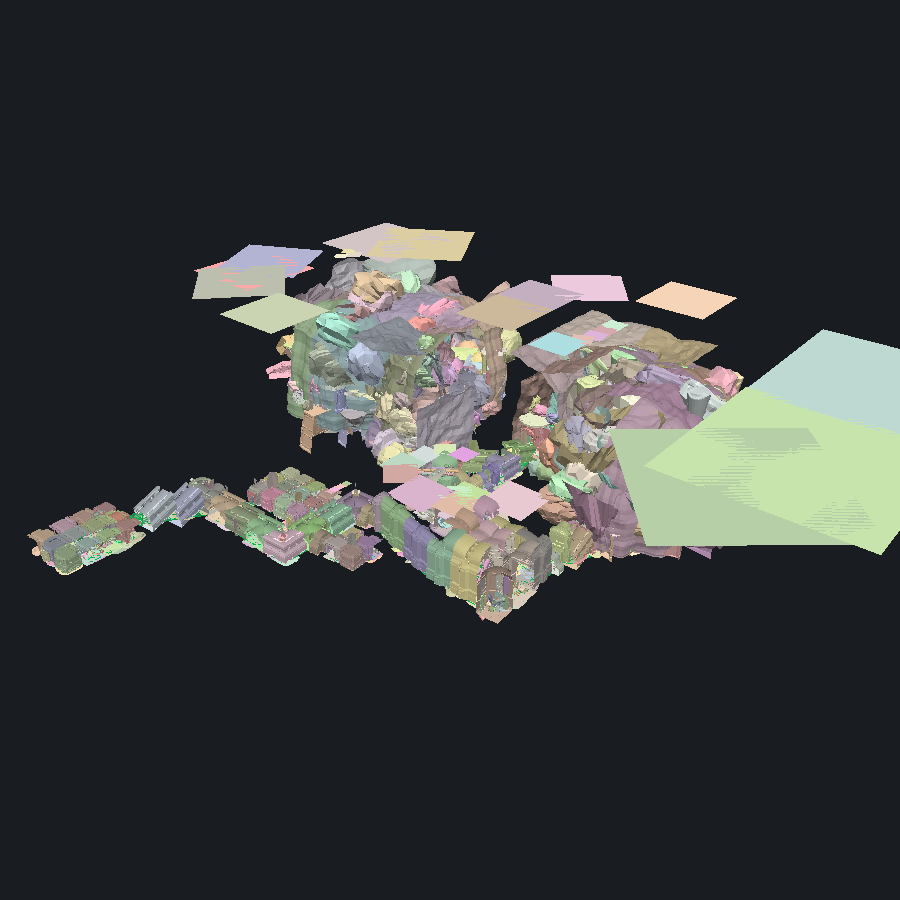
#> input picture _geometry-harness/_runs/shots/Bthardamz01-euler-XYZ.png, 900 x 900 px
$ python -i rendertwin.py   (imports and definitions only)
#> lines starting #> are read from the running program, lines starting #| are printed output that depends on the picture
"""rendertwin - a shot rendered in a BATCH must equal the same shot rendered by a fresh process.

One renderer process can be asked for several shots (a worklist with many shots, and many cells).
That is the batch path this repository has today, and it is the path any scene reuse would be built
on. The hazard it carries is not a crash: it is a picture that is quietly wrong because something
the previous shot left behind was still standing. Exit codes cannot see that, and neither can
"nothing failed". Outputs can.

  twins     render a worklist as ONE process, then render each of its shots ALONE from its own
            one-shot worklist, and compare each batched shot with its fresh twin.
  shuffle   render the same shots in two DIFFERENT orders and compare each shot with itself. This
            is the leak detector: an answer that depends on what was rendered before it is state
            carried from one shot into the next.
  control   render one command twice, into different folders, and require equal. A suite whose
            green control comes back red is a broken suite, not a finding - so this is the cell to
            read first, and the only one whose verdict is known before it runs.
  fields    the coverage check: every property of the worklist shot record, and whether `makelist`
            varies it. A property this file does not name makes it refuse, so a new shot field
            cannot quietly become a row the leak detector never varies.
  makelist  write a worklist whose shots differ in every row a batch lets a shot differ in.
  selftest  the cutting, the pairing and the controls, on synthetic folders, in under a second.

HOW A SHOT IS CUT OUT OF A BATCH, and why the cut is not what makes two shots equal.

A batch writes every shot's files into one folder and prints every shot's console into one stream,
so a per-shot comparison has to cut both. Both cuts are made by something the renderer itself
writes, and both are enumerated here:

  files     every output file of a worklist run carries `-c<cell>s<shot>-` in its name - the shot's
            POSITION IN THE RUN (Program.cs, the `safe` name). That is the one thing a batch and a
            one-shot twin cannot share, and the one thing a shuffle deliberately changes. So the
            files of shot k are hard-linked into a folder of their own with that segment replaced
            by `--`, and the comparison runs over those folders. Which files belong to which shot
            is taken from the WORKLIST, not from the name: position (cell, shot) indexes the shot
            that was asked for. A file whose name carries no position, or a position no shot
            claims, is a LEFTOVER and is reported, never dropped.
  console   a worklist run prints `=== worklist cell i/n shot j/m: LABEL ===` before each shot
            (Program.cs:1418). A shot's block is that line and everything up to the next one; what
            comes before the first marker is the process PREAMBLE, which a batch prints once and
            each twin prints for itself, and which is compared separately as its own part. On the
            marker line itself the four counts are replaced, for the same reason the file names
            are: they are the shot's position in the run. THE LABEL IS KEPT AND COMPARED.

Neither cut can be what makes two shots equal, and the suite proves it rather than asserting it:
every arm runs a CROSS-PAIR control - shot A's slice against shot B's twin, shot A's block against
shot B's block - and requires it to come back DIFFERENT. If the cut were removing the answer along
with the position, the cross pair would come back equal and the arm refuses.

Everything else about the comparison is `renderequiv.py`'s, unchanged and imported: decoded pixels
(never file bytes), reports canonicalised by the enumerated-field rule and streamed, the console
with its enumerated run-specific fragments removed, the renderer's own census, the exit code, and
the rule that a part which was not compared is `notCompared` and has to be waived BY NAME.

Exit 0 = every shot equalled its twin and every control behaved. Exit 1 = at least one did not
(the differing parts are named). Exit 2 = the test could not be run.
"""
from __future__ import annotations

import argparse
import json
import os
import random
import re
import shutil
import subprocess
import sys

HERE = os.path.dirname(os.path.abspath(__file__))
sys.path.insert(0, HERE)
sys.path.insert(0, os.path.abspath(os.path.join(HERE, "..", "..", "..", "scripts")))
import renderequiv as RE  # noqa: E402

try:
    from runlog import Runner                    # the project's run records
except ImportError:                              # pragma: no cover - a checkout without scripts/
    Runner = None

# The shot's position in the run, in a file name: `<cell>-c1s2-<label slug>-fp.png`.
POSITION = re.compile(r"-c(\d+)s(\d+)-")
# The per-shot console marker the renderer prints, Program.cs:1418.
MARKER = re.compile(r"^=== worklist cell (\d+)/(\d+) shot (\d+)/(\d+): (?P<label>.*) ===\s*$")

PREAMBLE = "<preamble>"
# A preamble has no files of its own and carries no build census: the census the renderer prints is
# part of a SHOT's block. Waived by name here so the choice is recorded rather than implied.
PREAMBLE_WAIVE = ("fileSet", "frames", "reports", "masks", "census")


# ------------------------------------------------------------------ the shot record's rows
#
# Every property of HarnessShared.WorklistShot, and what `makelist` does with it. `fields` reads the
# record from the C# source and refuses if this table and that record disagree in either direction:
# a new shot property that nothing here names would otherwise become a row the leak detector never
# varies, which is the quiet way a detector stops detecting.
SHOT_ROWS = {
    "Label":      "varied: every shot's label differs, and the label decides the output file names",
    "Eye":        "varied: shots stand in different places",
    "Yaw":        "varied: the shots that aim by yaw/pitch use different ones",
    "Pitch":      "varied: as Yaw",
    "Fov":        "varied: two field-of-view angles",
    "Aspect":     "varied: one shot inherits the run's canvas shape, one asks for its own",
    "Look":       "varied: one shot aims by Look (which wins over Yaw/Pitch), the others do not",
    "FloorZ":     "varied: present on one shot, absent on another",
    "Nav":        "varied: the navmesh overlay is off on one shot and drawn on another",
    "CullAbove":  "varied: absent, and two different cut heights - measured from the LOOK point, "
                  "so the cut lands in the geometry being looked at rather than above the eye",
    "Planes":     "varied: the occlusion-plane layer is off on one shot and on for another",
    "Occlusion":  "varied: the occlusion preview mode, --occlusion-mode (off by default: on|diff "
                  "needs planes in the cell, so the caller turns it on where the cell has them)",
    "State":      "varied only with --state: a state arm names records of one load order, so there "
                  "is nothing to put here that is true of every setup",
    "Route":      "varied only with --with-route: a route makes the shot inexpressible on a command "
                  "line, so its frame keeps the worklist-based replay string - a separate arm",
    "Routes":     "varied with --with-route, as Route: one measured path, drawn through its points",
    "Props":      "varied only with --prop FORMKEY: a synthetic prop names a base record of one "
                  "load order",
    "Npcs":       "varied only with --npc FORMKEY: as Props",
    "ViewpointKind":     "varied: it is written into the planes report (Program.cs:4108)",
    "ViewpointEvidence": "varied: as ViewpointKind (Program.cs:4110)",
    "Control":    "varied: it is written into the report AND changes a count in it "
                  "(nonControlVisibleUniqueRefs, Program.cs:4120)",
    "Note":       "NOT varied: nothing on the render path reads a shot's Note (grep for `.Note` in "
                  "viewprobe/*.cs finds the CELL's note in --emit-bats and nothing else)",
    "Feet":       "NOT varied: the record's own documentation says the render ignores it, and grep "
                  "for `.Feet` in viewprobe/*.cs finds only a biped slot flag of that name",
    "Doors":      "NOT varied: the render ignores it; grep for `Doors` in viewprobe/*.cs finds no "
                  "reader at all",
}

# What the strategy's leak detector asks to be varied and a worklist shot CANNOT carry today. Not a
# gap in the shuffle: a gap in the batch path, and the sentence that says so.
RUN_LEVEL_ROWS = {
    "--size": "the frame size is a process argument; the shot record has no Size, so every shot of "
              "a batch is the same size",
    "--visibility-budget": "a process argument; no shot property",
    "--planes-reach": "a process argument; no shot property",
    "--pick": "a process argument; no shot property",
    "--sky": "a process argument; no shot property, though the water bake depends on it",
}


def shot_rows_from_source(path):
    """The record's own parameter names, read from the C# source - the population, not a guess."""
    with open(path, encoding="utf-8-sig", errors="replace") as f:
        text = f.read()
    m = re.search(r"public sealed record WorklistShot\((?P<body>.*?)\);", text, re.S)
    if not m:
        return None
    names = []
    for part in re.split(r",\s*(?![^<>()]*[>)])", m.group("body")):
        part = part.strip().split("=")[0].strip()
        if part:
            names.append(part.split()[-1])
    return names


def fields(source):
    """Refuse unless this file's table and the record agree in both directions."""
    got = shot_rows_from_source(source)
    if got is None:
        print("could not read the WorklistShot record from %s" % source)
        return 2
    missing = [n for n in got if n not in SHOT_ROWS]
    extra = [n for n in SHOT_ROWS if n not in got]
    for n in got:
        print("  %-20s %s" % (n, SHOT_ROWS.get(n, "*** NOT NAMED IN rendertwin.SHOT_ROWS ***")))
    print("\n  rows a batch cannot vary per shot today:")
    for n, why in RUN_LEVEL_ROWS.items():
        print("  %-20s %s" % (n, why))
    if missing or extra:
        print("\nREFUSED: the record and the table disagree."
              + ("\n  in the record, not named here: " + ", ".join(missing) if missing else "")
              + ("\n  named here, not in the record: " + ", ".join(extra) if extra else ""))
        return 1
    print("\n%d shot properties, every one named." % len(got))
    return 0


# ------------------------------------------------------------------ cutting a batch apart

# [6 lines left out: function slug_of, not called in this run]


def canonical_rel(rel):
    """A relative output path with the shot's POSITION removed from every segment that has one."""
    return "/".join(POSITION.sub("--", seg, count=1) for seg in rel.split("/"))


def position_of(rel):
    m = POSITION.search(rel.split("/")[0])
    return (int(m.group(1)), int(m.group(2))) if m else None


# [41 lines left out: functions _link, slice_run, cut_console, not called in this run]


# The KIND of a line: the line with every number replaced, so that two printings of one sentence
# are the same kind however their counts differ, and two different sentences are not. It is what
# stops the process-once rule below from removing a line whose VALUE changed - `winning state: 1,250
# refs` and `winning state: 1,251 refs` are one kind, while the two `BOS on:` lines the renderer
# prints (the layer being loaded, and the overlay's count) are two.
NUMBER = re.compile(r"\d[\d,.]*")


def kind_of(line):
    return NUMBER.sub("N", line)


# [73 lines left out: functions process_once, align_blocks, read_console, classify, compare_shot, not called in this run]


def statuses(res):
    return {k: v["status"] for k, v in res["parts"].items()}


def differing(res):
    return [k for k, v in res["parts"].items() if v["status"] == RE.DIFFERENT]


# [12 lines left out: function why, not called in this run]


# ------------------------------------------------------------------ worklists

class WorklistRefused(ValueError):
    """A worklist this tool will not run, and why - by name."""


# [34 lines left out: functions _canonical_key, canonical_worklist, not called in this run]


def load_worklist(path):
    with open(path, encoding="utf-8-sig") as f:
        return canonical_worklist(json.load(f), path)


# [16 lines left out: functions shot_index, one_shot_worklist, not called in this run]


def labels_unique(wl):
    seen = [lb for _p, _c, _s, lb in shot_index(wl)]
    return len(set(seen)) == len(seen), seen


# ------------------------------------------------------------------ running the renderer

# [7 lines left out: function foreign_renderer_running, not called in this run]


class Renders:
    """Every render of an arm, through the shared Runner: one parent run, one child per render,
    each child's console kept on disk beside its output."""

    # [661 lines left out: functions __init__, add, run, preamble_part, outcome, arm_control and 8 more, not called in this run]


# [2 lines not run here, left out]

>>> import cv2
>>> picture = cv2.imread('../../_runs/shots/Bthardamz01-euler-XYZ.png', cv2.IMREAD_GRAYSCALE)
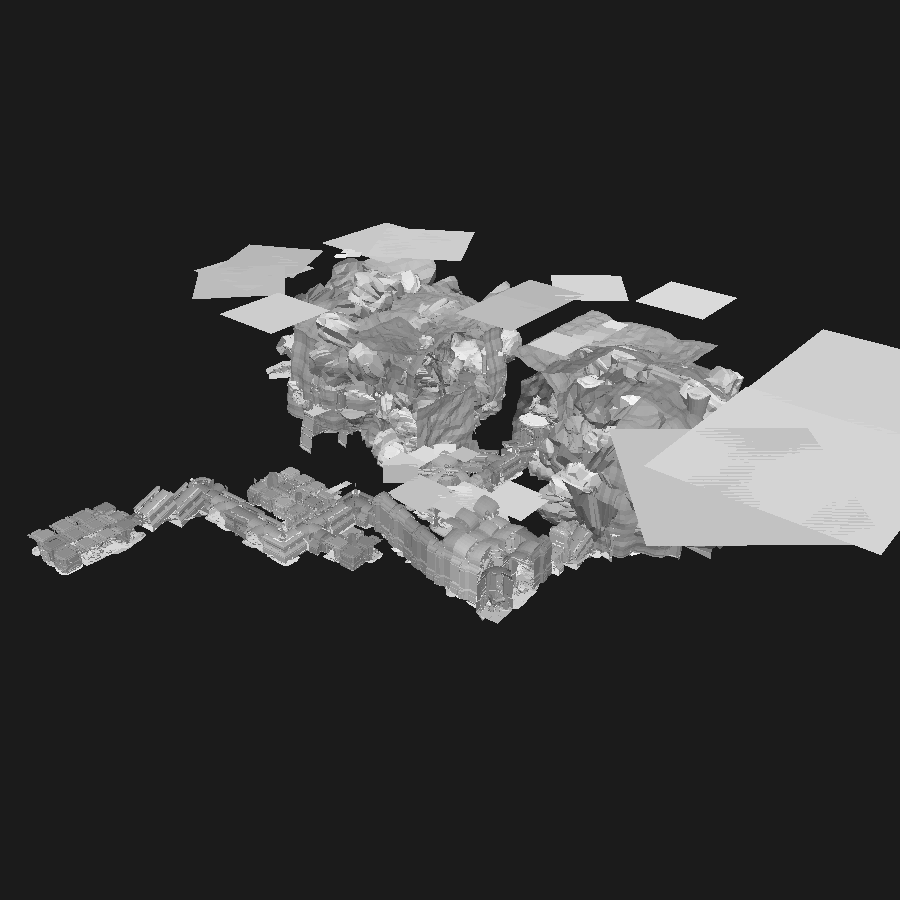
#> picture: shape (900, 900); min 27, max 251, mean 57.5
#> (the run stopped early here; a loop or call above may not have finished)

$ run again, on _geometry-harness/_runs/shots/Kagrenzel01-euler-XYZ.png
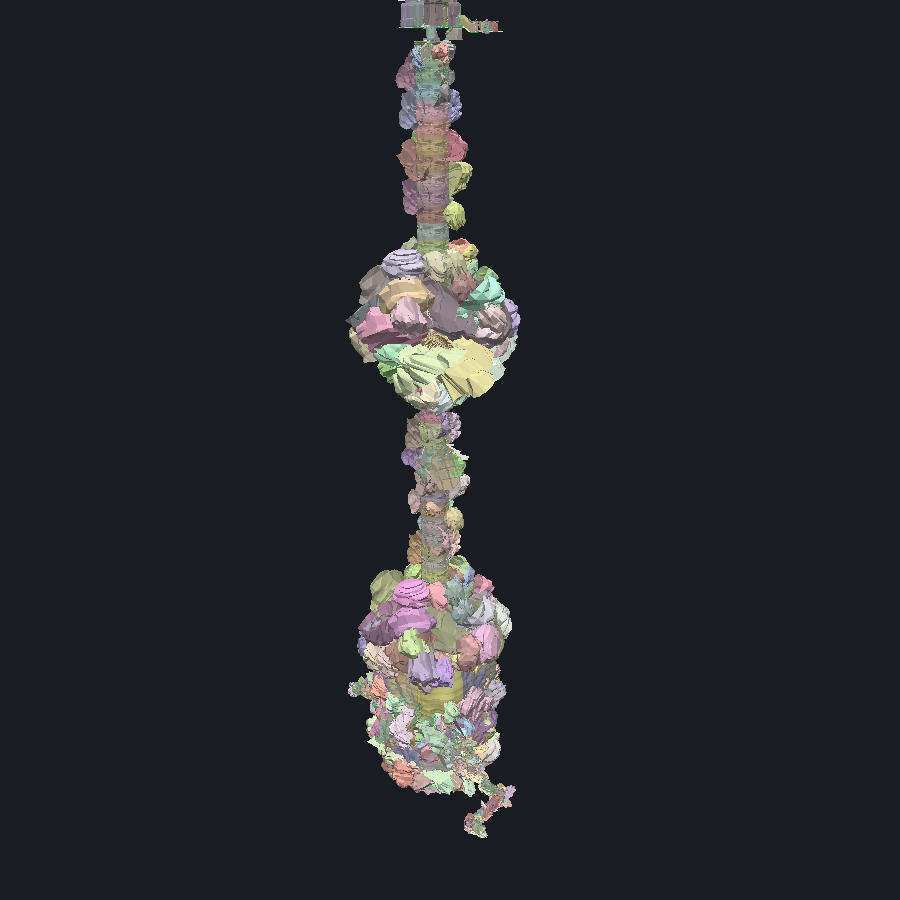
#> input picture _geometry-harness/_runs/shots/Kagrenzel01-euler-XYZ.png, 900 x 900 px
#> `picture = cv2.imread('../../_runs/shots/Bthardamz01-euler-XYZ.png', cv..`:
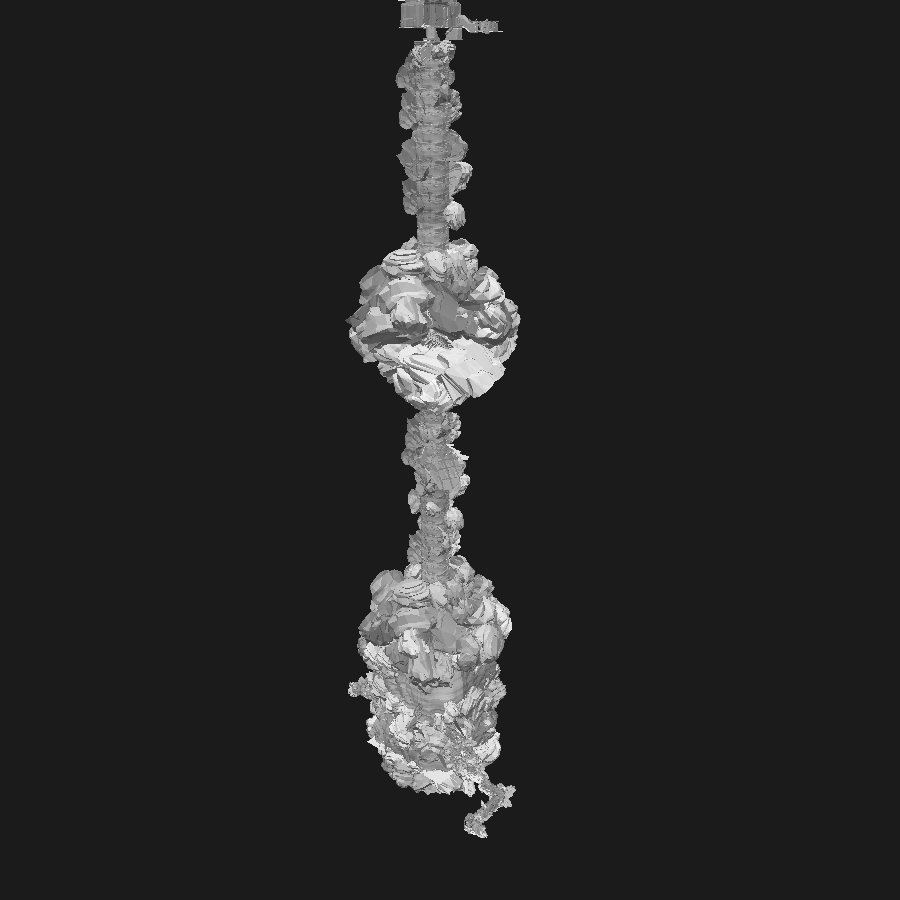
#> picture: shape (900, 900); min 27, max 248, mean 38.2
